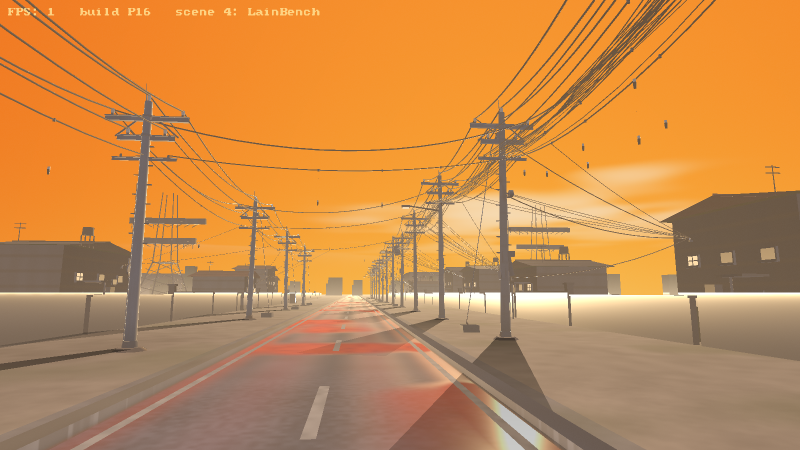
#> input picture docs/screenshots/lain_lines.png, 1600 x 900 px, found by its file name (shown at 1/2 size)
$ python stilltime.py
#> lines starting #> are read from the running program, lines starting #| are printed output that depends on the picture
"""Which of the loop frames is the committed still?

The still is 1600x900 and the loop frames are 760x428; both are ~16:9 and the
camera is a deterministic function of sim time, so the still should be the same
frame as one of the loop frames. Matching them settles the shot time for free.
"""
import sys
import numpy as np
from PIL import Image


def lum(im):
    a = np.asarray(im.convert("RGB")).astype(np.float64)
    return a @ np.array([0.299, 0.587, 0.114])


def main():
    still = Image.open("docs/screenshots/lain_lines.png")
#> still is the input picture: PIL image 1600x900 RGB; mean R, G, B 199.4, 139, 78.2
    gif = Image.open("docs/screenshots/lain_lines.gif")
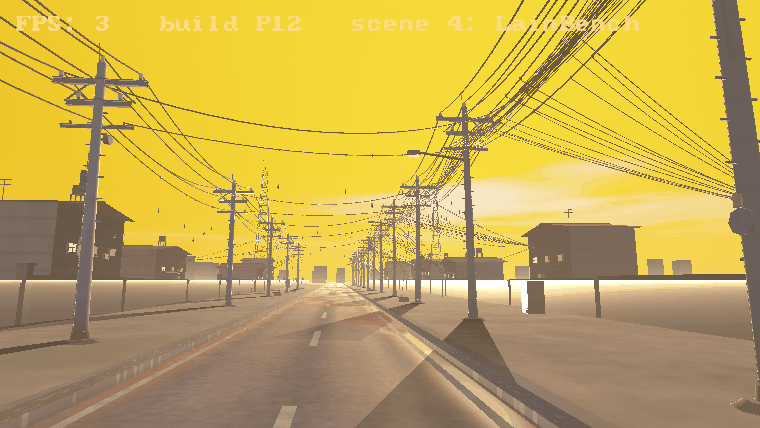
#> input picture docs/screenshots/lain_lines.gif, 760 x 428 px, found by its file name
#> gif is the input picture: PIL image 760x428 P; mean R, G, B 195.9, 169.2, 85.2
    ref = lum(still.resize((760, 428), Image.LANCZOS))
#> in lum, `return a @ np.array([0.299, 0.587, 0.114])`:
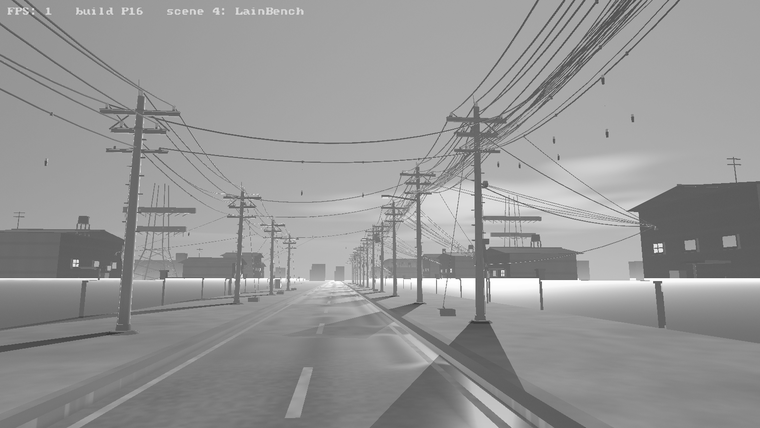
#> returned value: shape (428, 760) float64; min 50.78, max 255, mean 150.1
    ref = (ref - ref.mean()) / (ref.std() + 1e-9)
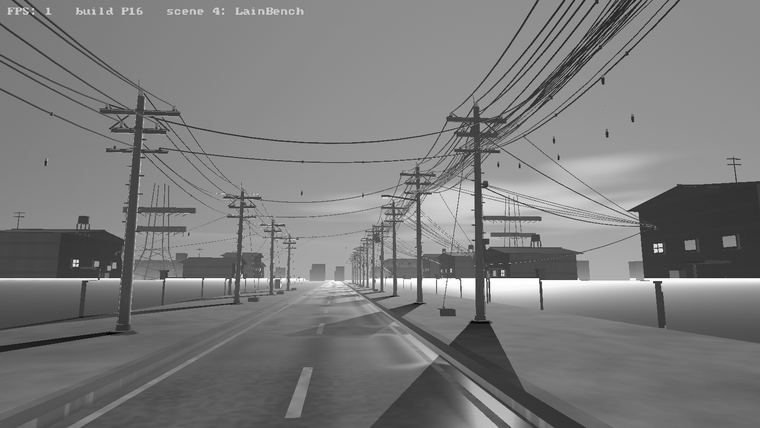
#> ref: shape (428, 760) float64; min -3.43, max 3.62, mean 1.03e-15; drawn with min black and max white
    print("loop frames:", getattr(gif, "n_frames", "?"))
#| loop frames: 4
    scores = []
    for i in range(getattr(gif, "n_frames", 0)):
        gif.seek(i)
        fr = gif.convert("RGB")
        if fr.size != (760, 428):
            fr = fr.resize((760, 428), Image.LANCZOS)
        a = lum(fr)
        a = (a - a.mean()) / (a.std() + 1e-9)
        scores.append((float((a * ref).mean()), i, fr.size))
#> this loop made 4 passes
#> pass 1, in main, `a = lum(fr)`:
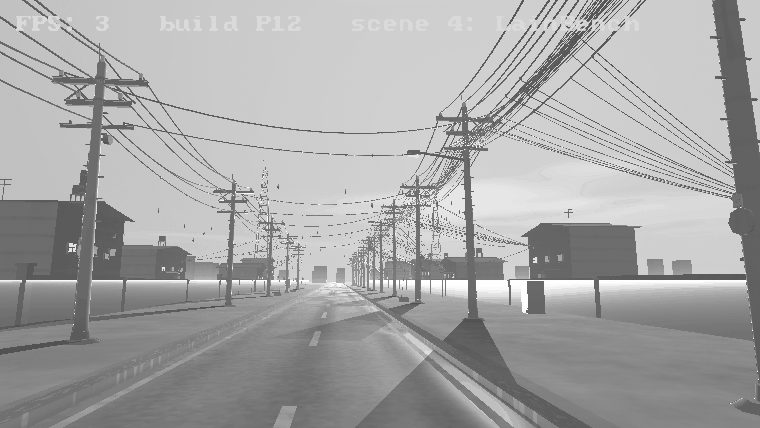
#> a: shape (428, 760) float64; min 82.14, max 254.4, mean 167.6
#> pass 1, in main, `a = (a - a.mean()) / (a.std() + 1e-9)`:
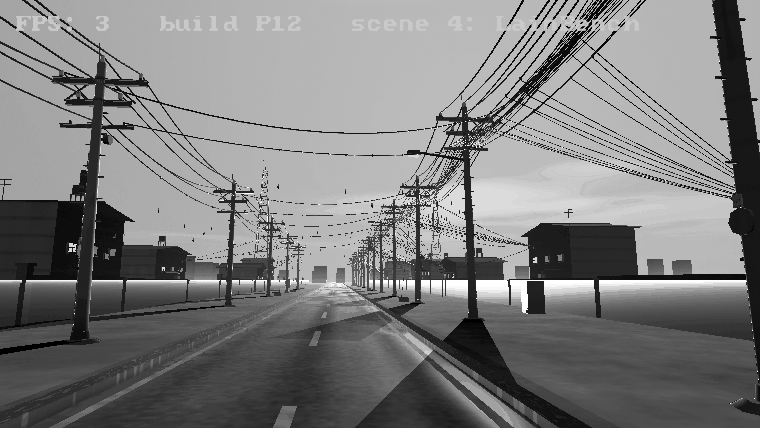
#> a: shape (428, 760) float64; min -1.95, max 1.98, mean 1.51e-16; drawn with min black and max white
#> after the loop:
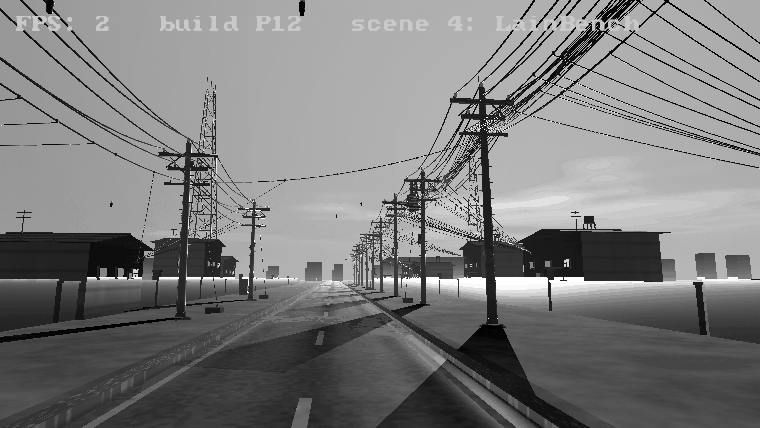
#> a: shape (428, 760) float64; min -2.1, max 2.18, mean -3.36e-16; drawn with min black and max white
#> after the loop:
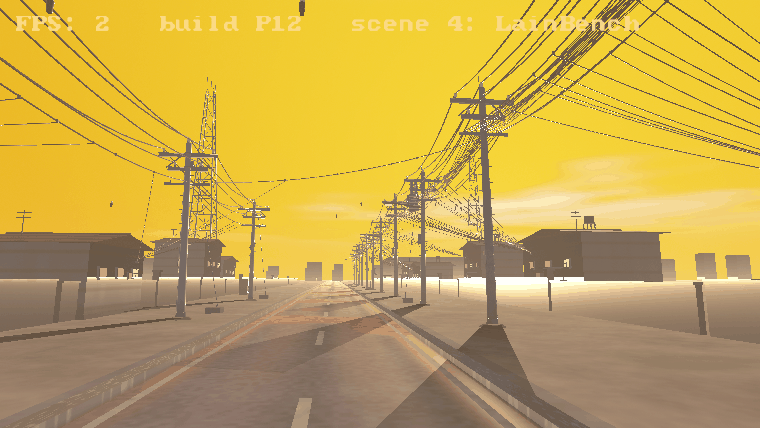
#> fr: PIL image 760x428 RGB; mean R, G, B 198.4, 167.3, 81.4
#> after the loop, scores = [(0.438, 0, (760, 428)), (0.862, 1, (760, 428)), (0.522, 2, (760, 428)), (0.476, 3, (760, 428))]
    for s, i, size in sorted(scores, reverse=True):
        print("frame %d size=%s  corr %.4f" % (i, size, s))
#> this loop made 4 passes
#> (s, i) on passes 1 to 4: (0.862, 1), (0.522, 2), (0.476, 3), (0.438, 0)
#| frame 1 size=(760, 428)  corr 0.8624
#| frame 2 size=(760, 428)  corr 0.5221
#| frame 3 size=(760, 428)  corr 0.4764
#| frame 0 size=(760, 428)  corr 0.4378


main()
